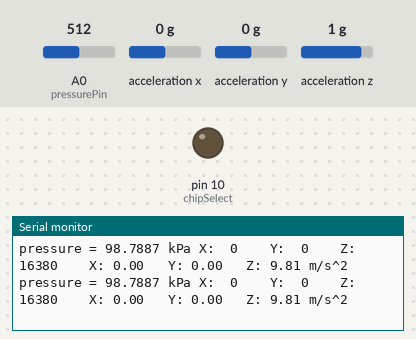
Recording of a sketch running on a simulated Arduino Uno, built with avr-gcc and run on an emulated ATmega328P. Shown: output pins drawn as LEDs (lit = HIGH), the last lines printed to the serial monitor. Inputs (shaded band) come from the test bench; at power-on: A0 (pressurePin) = 512, acceleration x 0 g, acceleration y 0 g, acceleration z 1 g. Storage starts empty.

Above: at 4.2 s.
4.3 s: A0 (pressurePin) set to 553
At 5.2 s:
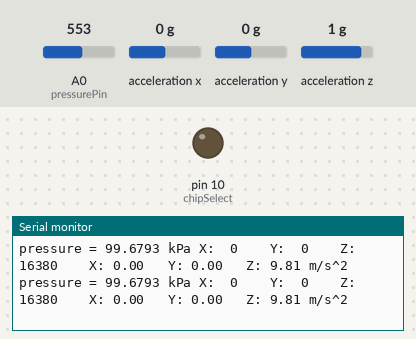
7.3 s: A0 (pressurePin) set to 578
At 7.52 s:
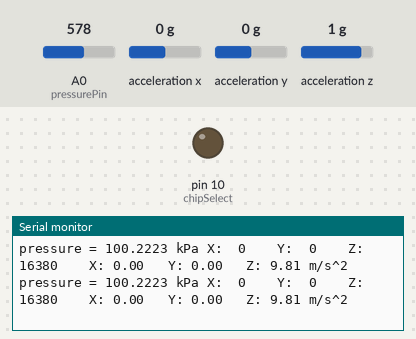
Timing chart, 0 to 10.3 s (numbered marks = the images above; inputs shaded):
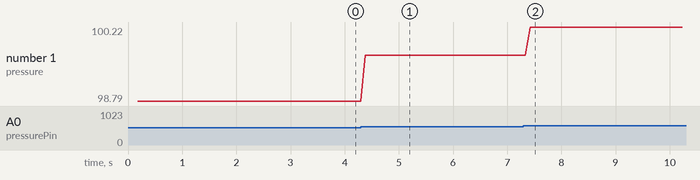

The sketch:

extra_draft1.ino
```cpp
/*
 * Acceleration and Pressure Detection
 *
 * modified 4/30/2018
 * by Ma Yunxing
 */
#include <SPI.h>
#include <Wire.h>
#include "Adafruit_LIS3DH.h"
//#include <Adafruit_LIS3DH.cpp>
#include "Adafruit_Sensor.h"    // libraries provided by producer
#include <Arduino.h>
#include <SD.h>
Adafruit_LIS3DH lis = Adafruit_LIS3DH();

 float initialpressure;
#define LIS3DH_CLK 13

#define LIS3DH_MISO 12
#define LIS3DH_MOSI 11
#define LIS3DH_CS 10


File myFile;
File myFile1;


void setup()
{
  Serial.begin(9600);
  Wire.begin();
  while (!Serial){
    ;
  }
  const int chipSelect = 10;
  Serial.print("Initializing SD card");
  pinMode(chipSelect,OUTPUT);
  if (!SD.begin(chipSelect)) {
    Serial.println("Card failed, or not present.");
    return;
  }
 Serial.println("Card Initialized.");


  Serial.println("LIS3DH test!"); //check the availability of the sensor

  if (! lis.begin(0x18)) {   // change this to 0x19 for alternative i2c address
    Serial.println("Couldnt start");
    while (1);
  }
  Serial.println("LIS3DH found!");

  lis.setRange(LIS3DH_RANGE_4_G);   // 2, 4, 8 or 16 G!

  Serial.print("Range = "); Serial.print(2 << lis.getRange());
  Serial.println("G");


  myFile = SD.open("test.txt", FILE_WRITE);
  if (myFile) {
    Serial.print("Writing to test.txt...");
    myFile.println("testing 1, 2, 3.");
    // close the file:
    myFile.close();
    Serial.println("done.");
  } else {
    // if the file didn't open, print an error:
    Serial.println("error opening pressure.txt");
  }
  //myFile1 = SD.open("accelerationdata.txt", FILE_WRITE);
  //if (myFile1) {
    //Serial.print("Writing to test.txt...");
    //myFile1.println("testing 1, 2, 3.");
    // close the file:
    //myFile1.close();
    //Serial.println("done.");
  //} else {
    // if the file didn't open, print an error:
    //Serial.println("error opening Acceleration.txt");
  //}


}

void loop() {
  getacceleration();
    getpressure();
  delay(50);
  //const int chipSelect = 10;
  //Serial.print("Initializing SD card");
  //String dataString = " ";
  //pinMode(chipSelect,OUTPUT);
  //if (!SD.begin(chipSelect)) {
    //Serial.println("Card failed, or not present.");
    //return;
  //}
 //Serial.println("Card Initialized.");

}
void getpressure()
{

  // float pressure = ( analogRead(A2) - SensorOffset)/100.0;
  int pressurePin = A0;

  initialpressure = analogRead(pressurePin);
  float pressure;
  pressure = (((((initialpressure/(float)1023)+3.47)/5)+0.095))/0.009;
  Serial.print("pressure = ");
  Serial.print(pressure,4);
  Serial.print(" kPa ");

  File dataFile = SD.open("test.txt", FILE_WRITE);
  if (dataFile) {
  dataFile.println(pressure);
  dataFile.close();
 }
else{
  Serial.println("Error opening PressureData.txt");
 }

}


void writeTo(int DEVICE, byte address, byte val){
  Wire.beginTransmission(DEVICE);
  Wire.write(address);
  Wire.write(val);
  Wire.endTransmission();
}

void readFrom(int DEVICE, byte address, int num, byte buff[]) {
  Wire.beginTransmission(DEVICE);
  Wire.write(address);
  Wire.endTransmission();
  Wire.beginTransmission(DEVICE);
  Wire.requestFrom(DEVICE,num);
  int i = 0;
  while(Wire.available()){
    buff[i] = Wire.read();
    i++;
  }
  Wire.endTransmission();
}


void getacceleration()
{
  //Adafruit_LIS3DH lis = Adafruit_LIS3DH()
 lis.read();      // get X Y and Z data at once
  // Then print out the raw data
  Serial.print("X:  "); Serial.print(lis.x);
  Serial.print("  \tY:  "); Serial.print(lis.y);
  Serial.print("  \tZ:  "); Serial.print(lis.z);


  sensors_event_t event;
  lis.getEvent(&event);


  Serial.print("\t\tX: "); Serial.print(event.acceleration.x);
  Serial.print(" \tY: "); Serial.print(event.acceleration.y);
  Serial.print(" \tZ: "); Serial.print(event.acceleration.z);
  Serial.println(" m/s^2 ");

  Serial.println();


 File dataFile = SD.open("test.txt",FILE_WRITE);
 if (dataFile) {
  dataFile.println(event.acceleration.z);
  dataFile.close();
 }
 else{
  Serial.println("Error opening AccelerationData.txt");
 }
}
```

Measured:
- after the input at 4.3 s, the serial monitor: prints a new line after 0.08 s (image 1)
- after the input at 7.3 s, the serial monitor: prints a new line after 0.12 s (image 2)
- plotted number 1: 98.79 → 99.68 after the input at 4.3 s, 99.68 → 100.22 after the input at 7.3 s
